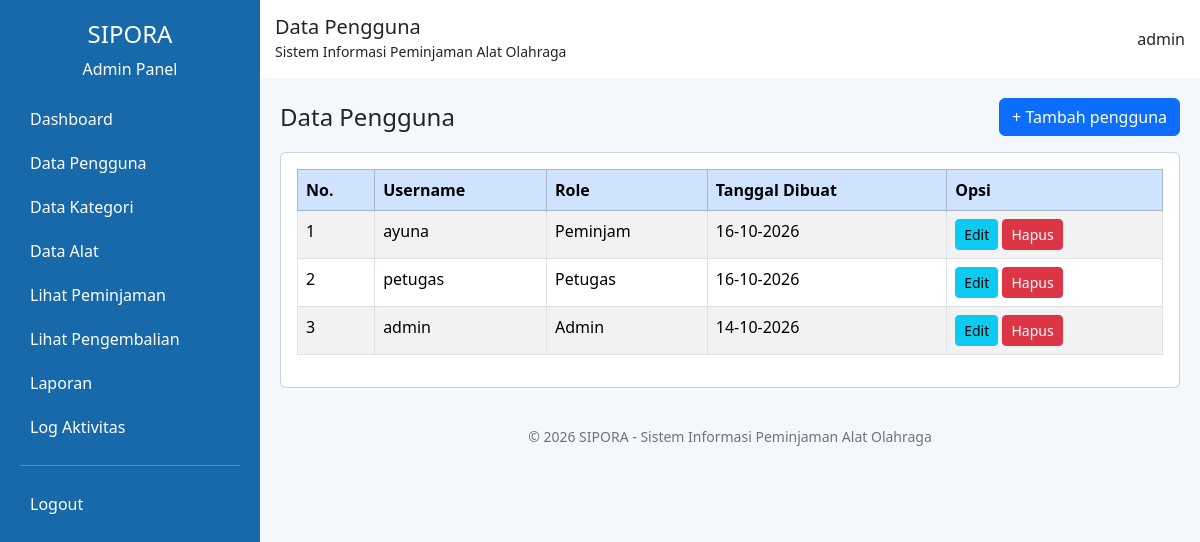
Page /admin/user.php (signed in) on the committed database.
### tables this page shows
CREATE TABLE `users` (
  `id_user` int(11) NOT NULL,
  `username` varchar(50) NOT NULL,
  `password` varchar(255) NOT NULL,
  `role` enum('Admin','Petugas','Peminjam') NOT NULL,
  `created_at` timestamp NOT NULL DEFAULT current_timestamp()
);

### admin/user.php (the view, shortened to what this page needs)
<?php
include '../koneksi.php';
include 'header.php';
$data = mysqli_query($koneksi, "
    SELECT id_user, username, role, created_at
    FROM users
    ORDER BY id_user DESC
");
?>
<div class="d-flex justify-content-between align-items-center mb-3">
    <h4 class="mb-0">Data Pengguna</h4>
    <a href="user_tambah.php" class="btn btn-primary">
        + Tambah pengguna
    </a>
</div>
<div class="card">
    <div class="card-body">
        <div class="table-responsive">
            <table class="table table-bordered table-striped">
                <thead class="table-primary">
                    <tr>
                        <th>No.</th>
                        <th>Username</th>
                        <th>Role</th>
                        <th>Tanggal Dibuat</th>
                        <th>Opsi</th>
                    </tr>
                </thead>
                <tbody>
                    <?php if (mysqli_num_rows($data) > 0): ?>
                        <?php $no = 1; ?>
                        <?php while ($d = mysqli_fetch_assoc($data)): ?>
                            <tr>
                                <td><?= $no++ ?></td>
                                <td>
                                    <?= htmlspecialchars($d['username']) ?>
                                </td>
                                <td>
                                    <?= htmlspecialchars($d['role']) ?>
                                </td>
                                <td>
                                    <?= date(
                                        'd-m-Y',
                                        strtotime($d['created_at'])
                                    ) ?>
                                </td>
                                <td><a href="user_edit.php?id=<?= $d['id_user'] ?>"
                                       class="btn btn-info btn-sm">
                                        Edit
                                    </a>
                                    <a href="user_hapus.php?id=<?= $d['id_user'] ?>"
                                       class="btn btn-danger btn-sm"
                                       onclick="return confirm('Yakin ingin menghapus user ini?')">
                                        Hapus
                                    </a>
                                </td>
                            </tr>
                        <?php endwhile; ?>
                    <?php endif; ?>
                </tbody>
            </table>
        </div>
    </div>
</div>
<?php include 'footer.php'; ?>

### admin/header.php (style rules this page uses)
body { background-color: #f4f7fb; }

### rows in the picture
users: username "ayuna", role "Peminjam", created_at "16-10-2026"
users: username "petugas", role "Petugas", created_at "16-10-2026"
users: username "admin", role "Admin", created_at "14-10-2026"

### other values in the picture
$judul "Data Pengguna"
$_SESSION['username'] "admin"
